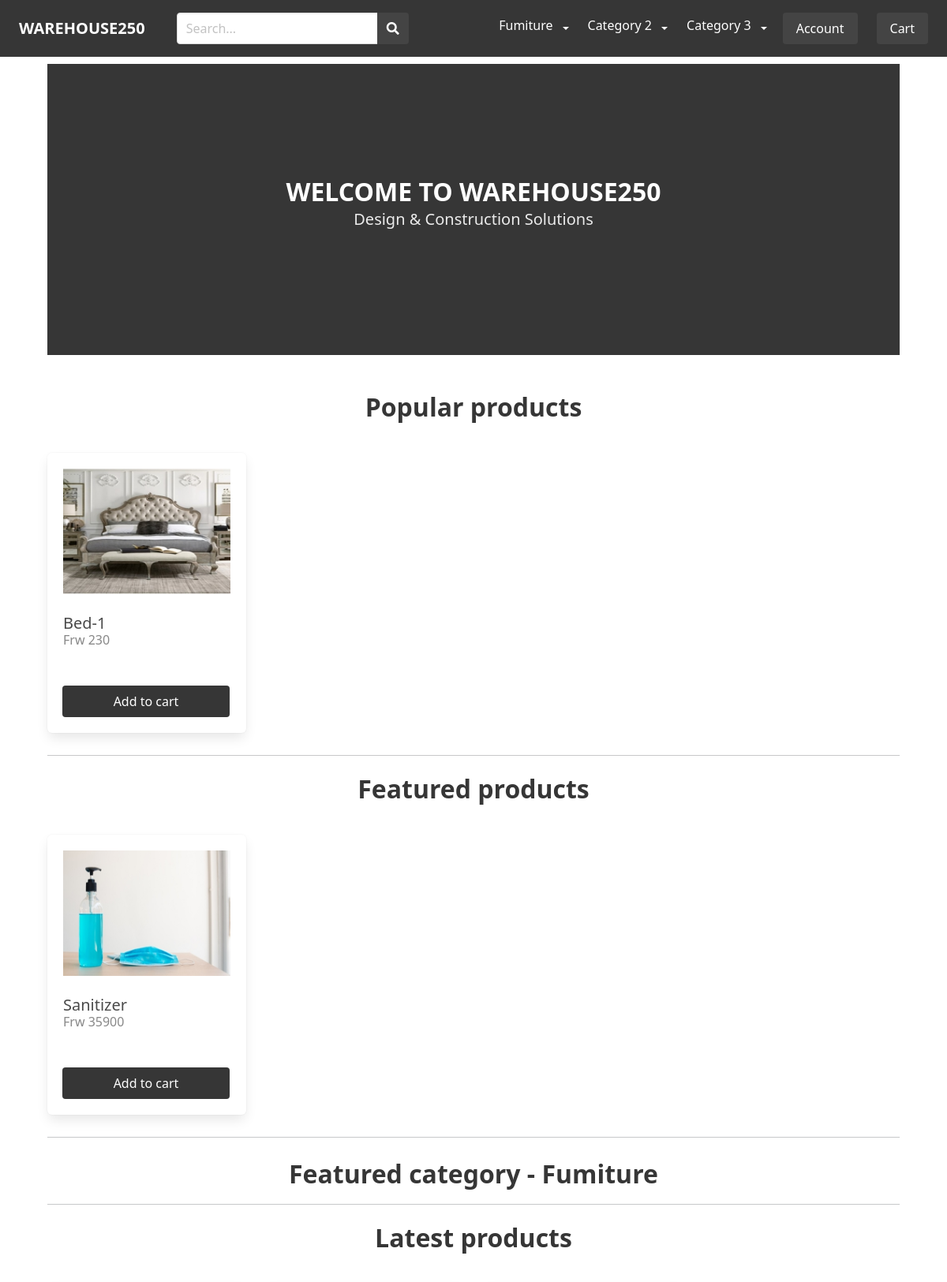
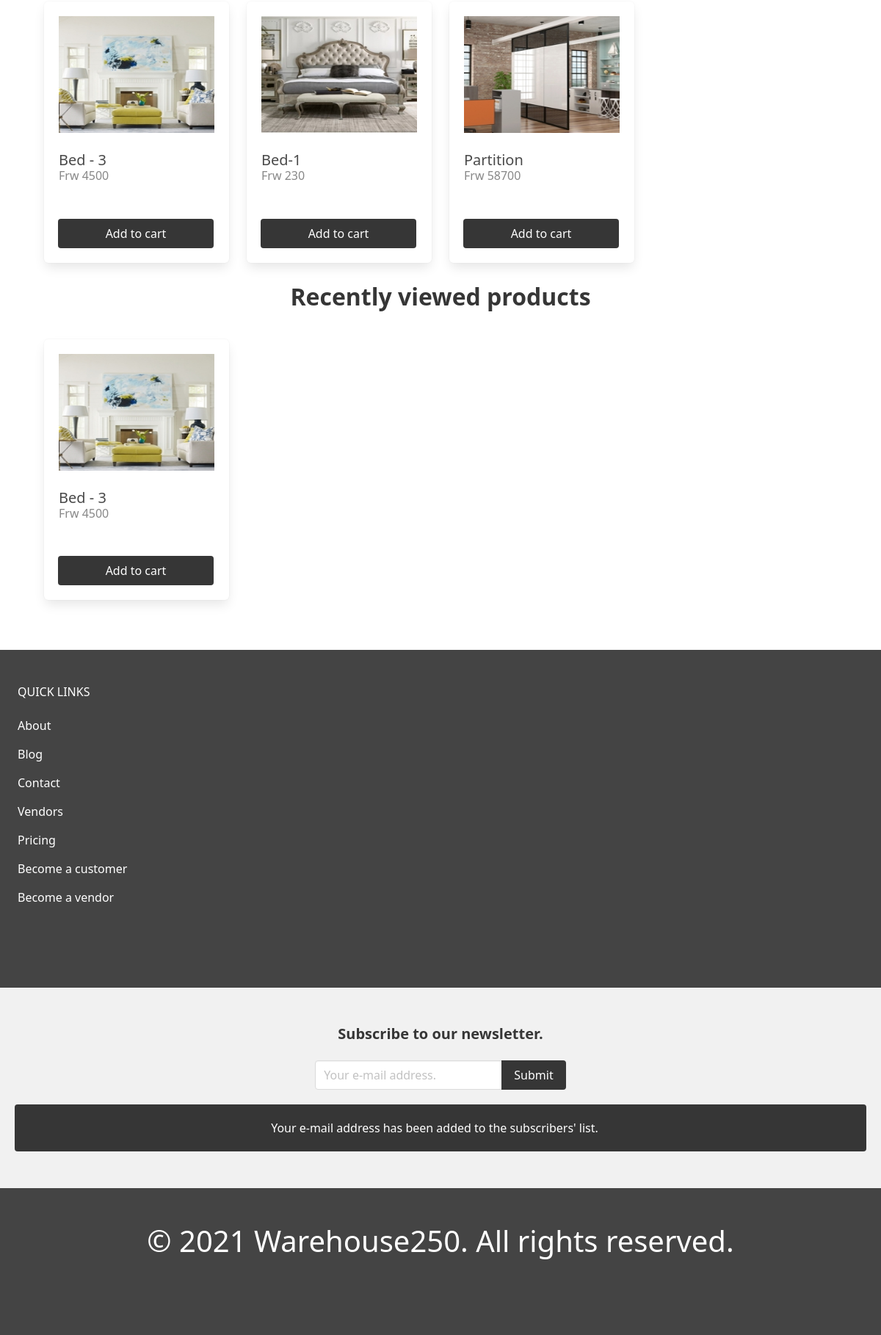
The page / on the database its author committed (2 pictures, top to bottom).
### apps/product/models.py (models this page shows, shortened)
class Category(models.Model):
    title = models.CharField(max_length=255)
    slug = models.SlugField(max_length=255)
    ordering = models.IntegerField(default=0)
    is_featured = models.BooleanField(default=False)
    class Meta:
        ordering = ['ordering']
        verbose_name_plural = 'Categories'

class Product(models.Model):
    category = models.ForeignKey(
        SubSubCategory, related_name='products', on_delete=models.CASCADE)
    parent = models.ForeignKey(
        'self', related_name='variants', on_delete=models.CASCADE, blank=True, null=True)
    vendor = models.ForeignKey(
        Vendor, related_name='products', on_delete=models.CASCADE)
    title = models.CharField(max_length=255)
    slug = models.SlugField(max_length=255)
    description = models.TextField(blank=True, null=True)
    price = models.DecimalField(max_digits=6, decimal_places=0)
    date_added = models.DateTimeField(auto_now_add=True)
    image = models.ImageField(upload_to='uploads/', blank=True, null=True)
    thumbnail = models.ImageField(upload_to='uploads/', blank=True, null=True)
    is_featured = models.BooleanField(default=False)
    num_available = models.IntegerField(default=1)
    num_visits = models.IntegerField(default=0)
    last_visit = models.DateTimeField(blank=True, null=True)
    pickup_available = models.BooleanField(default=False)
    visible = models.BooleanField(default=False)
    class Meta:
        ordering = ['-date_added']
    def get_thumbnail(self):
        if self.thumbnail:
            return self.thumbnail.url

### apps/core/views.py (the view)
# urls.py: path('', views.frontpage, name='frontpage'),
def frontpage(request):
    newest_products = Product.objects.filter(
        parent=None)[0:4]
    featured_products = Product.objects.filter(is_featured=True)[0:4]
    featured_categories = Category.objects.filter(is_featured=True)
    popular_products = Product.objects.all().order_by('-num_visits')[0:4]
    recently_viewed_products = Product.objects.all().order_by(
        '-last_visit')[0:4]
    return render(request, 'core/frontpage.html', {'newest_products': newest_products, 'featured_products': featured_products, 'featured_categories': featured_categories, 'popular_products': popular_products, 'recently_viewed_products': recently_viewed_products})

### apps/cart/cart.py (called while the page is built)
    def __len__(self):
        sum_quantity = 0
        for item in self.cart.values():
            if 'quantity' in item:
                sum_quantity += item['quantity']
        return sum_quantity

### apps/cart/context_processors.py (called while the page is built)
def cart(request):
    return {'cart': Cart(request)}

### apps/product/context_processors.py (called while the page is built)
def menu_categories(request):
    categories = Category.objects.all()
    for category in categories:
        subcategories = SubCategory.objects.filter(category=category)
        for subcategory in subcategories:
            subsubcategories = SubSubCategory.objects.filter(sub_category = subcategory)
            if len(subsubcategories) > 0:
                subcategory.children = subsubcategories
                subcategory.has_children = True
            else:
                subcategory.has_children = False
        if len(subcategories) > 0:
            category.children = subcategories
            category.has_children = True
        else:
            category.has_children = False
    return {'menu_categories': categories}

### apps/core/templates/core/frontpage.html (shortened to what this page needs)
{% extends 'core/base.html' %}
{% block content %}
    <section class="hero is-medium is-dark">
        <div class="hero-body">
                <div class="container has-text-centered">
                    <p class="title">
                        WELCOME TO WAREHOUSE250
                    </p>
                     <p class="subtitle">
                        Design & Construction Solutions
                    </p>
            </div>
        </div>
    </section>
    <div class="columns is-multiline mb-2">
        <div class="column is-12 mt-5 mb-2">
            <h2 class="title has-text-centered">Popular products</h2>
        </div>
        {% for product in popular_products %}
            {% if product.vendor.enabled and product.visible %}
                {% include 'product/parts/list_item.html' %}
            {% endif %}
        {% endfor %}
    </div>
    <hr>
    <div class="columns is-multiline mb-2">
        <div class="column is-12 mt-2 mb-2">
            <h2 class="title has-text-centered">Featured products</h2>
        </div>
        {% for product in featured_products %}
            {% if product.vendor.enabled and product.visible %}
                {% include 'product/parts/list_item.html' %}
            {% endif %}
        {% endfor %}
    </div>
    <hr>
    <div class="featured-categories">
        {% for category in featured_categories %}
            <div class="column is-12 mt-2 mb-2">
                <h2 class="title has-text-centered">Featured category - {{ category.title }}</h2>
            </div>
        {% endfor %}
    </div>
     <hr>
    <div class="columns is-multiline mb-2">
        <div class="column is-12 mt-2 mb-2">
            <h2 class="title has-text-centered">Latest products</h2>
        </div>
        {% for product in newest_products %}
            {% if product.vendor.enabled and product.visible %}
                {% include 'product/parts/list_item.html' %}
            {% endif %}
        {% endfor %}
    </div>
     <div class="columns is-multiline mb-2">
        <div class="column is-12 mt-2 mb-2">
            <h2 class="title has-text-centered">Recently viewed products</h2>
        </div>
        {% for product in recently_viewed_products %}
            {% if product.vendor.enabled and product.visible %}
                {% include 'product/parts/list_item.html' %}
            {% endif %}
        {% endfor %}
    </div>
{% endblock %}

### apps/core/templates/core/base.html (shortened to what this page needs)
{% load static %}
<!DOCTYPE html>
<html>
    <head>
        <link rel="stylesheet" href="https://cdn.jsdelivr.net/npm/bulma@0.9.1/css/bulma.min.css">
        <link rel="stylesheet" href="https://cdnjs.cloudflare.com/ajax/libs/font-awesome/5.15.3/css/all.min.css">
        <link rel="stylesheet" href="{% static 'styles/main.css' %}">
        <link href="https://cdn.jsdelivr.net/npm/bootstrap@5.0.0-beta2/dist/css/bootstrap.min.css" rel="stylesheet">
    </head>
    <body>
        <nav class="navbar navbar-expand-lg is-dark is-fixed-top">
            <div class="container-fluid">
               <div class="navbar-brand">
                <a href="/" class="navbar-item"><strong>WAREHOUSE250</strong></a>
            </div>
             <div class="collapse navbar-collapse" id="main_nav">
                <div class="navbar-start">
                    <div class="navbar-item">
                        <form method="get" action="{% url 'search' %}">
                            <div class="field has-addons">
                                <div class="control">
                                    <input type="text" class="input" placeholder="Search..." name="query">
                                </div>
                                <div class="control">
                                    <button class="button is-dark">
                                        <span class="icon"><i class="fas fa-search"></i></span>
                                    </button>
                                </div>
                            </div>
                        </form>
                    </div>
                </div>
               <ul class="navbar-nav">
                {% for category in menu_categories %}
                    {% if category.has_children %}
                        <li class="nav-item dropdown">
                            <a class="dropdown-item main-item" href="{% url 'category' category.slug %}" >
                                {{ category.title }}
                            </a>
                            <a class="nav-link dropdown-toggle" href="#" data-bs-toggle="dropdown"> </a>
                        </li>
                    {% else %}
                        <li class="nav-item"><a class="nav-link" href="{% url 'category' category.slug %}"> {{ category.title }} </a></li>
                    {% endif %}
                {% endfor %}
               </ul>
               <div class="navbar-item">
                {% if request.user.is_authenticated%}
                    {% if request.session.customer %}
                        <a href="{% url 'myaccount' %}" class="button is-dark">{{ request.session.username }}</a>
                    {% else %}
                        <a href="{% url 'vendor_admin' %}" class="button is-dark">{{ request.session.username }}</a>
                    {% endif %}
            </div>
            <div class="navbar-item">
                <a href="{% url 'logout' %}" class="button is-danger ">Log out</a>
                {% else %}
                <a href="{% url 'login' %}" class="button is-dark">Account</a>
                {% endif %}
            </div>
            <div class="navbar-item">
                <a href="{% url 'cart' %}" class="button is-dark">Cart{% if cart %} ({{ cart|length }}){% endif %}</a>
            </div>
             </div>
            </div>
           </nav>
        <section class="section">
            <div class="container">
            {% block content %}
            {% endblock  %}
            </div>
        </section>
        <footer class="footer">
            <h3 class="is-size-6 mb-4">QUICK LINKS</h3>
            <a href="{% url 'about' %}">About</a><br>
            <a href="{% url 'index' %}">Blog</a><br>
            <a href="{% url 'contact' %}">Contact</a><br>
            <a href="{% url 'vendors' %}">Vendors</a><br>
            <a href="{% url 'pricing' %}">Pricing</a><br>
            <a href="{% url 'become_customer' %}">Become a customer</a><br>
            {% if request.user.is_authenticated and request.user.vendor.company_name%}
            <a href="{% url 'vendor_admin' %}">Vendor admin</a><br>
            {% else %}
            <a href="{% url 'become_vendor' %}">Become a vendor</a>
            {% endif %}
        </footer>
        {% include 'parts/newsletter.html' %}
        <footer class="footer">
            <h1 class="has-text-centered"> © 2021 Warehouse250. All rights reserved.</h1>
        </footer>
    </body>
</html>

### apps/product/templates/product/parts/list_item.html (shortened to what this page needs)
<div class="column is-3 product-list-item">
    <div class="box">
        <figure class="image is-4by3 mb-4">
            <a href="{% url 'product' product.category.sub_category.category.slug product.category.sub_category.slug product.category.slug product.slug %}">
                <img src="{{ product.get_thumbnail }}">
            </a>
        </figure>
        <h2 class="subtitle">{{ product.title }}</h2>
        <h3 class="price is-size-6 mb-5">Frw {{ product.price }}</h3>
        <form method="post" action=".">
            <div class="field has-addons">
                    <button class="button is-dark is-fullwidth">Add to cart</button>
            </div>
        </form>
    </div>
</div>

### apps/core/templates/parts/newsletter.html (shortened to what this page needs)
<div class="newsletter-wrapper" id="newsletter-wrapper">
    <h2 class="subtitle"><strong>Subscribe to our newsletter.</strong></h2>
    <form v-on:submit.prevent="onSubmit">
        <div class="field has-addons">
            <div class="control">
                <input type="email" v-model="email" name="email" class="input" placeholder="Your e-mail address.">
            </div>
            <div class="control">
                <button class="button is-dark">Submit</button>
            </div>
        </div>
    </form>
    <div class="notification is-dark" v-if="showSuccess">
        Your e-mail address has been added to the subscribers' list.
    </div>
</div>

### static/styles/main.css (style rules this page uses)
html { height: 100%; }
body { min-height: 100%; display: flex; flex-direction: column; }
.navbar .is-dark { background: #444; }
.footer { background: #444; margin-top:auto; }
.footer h3 { color: rgb(255, 255, 255); }
.footer h1 { color: rgb(255, 255, 255); }
.footer a { margin-bottom: 15px; display: inline-block; color: rgb(255, 255, 255); }
.product-list-item .box .subtitle { margin-bottom: 0; }
.product-list-item .box .price { color: #888; }
.newsletter-wrapper { padding: 50px 20px; text-align: center; background: #f1f1f1; }
.newsletter-wrapper .notification { margin-top: 20px; }
.newsletter-wrapper .field.has-addons { justify-content: center; }

### apps/core/templates/core/base.html (style rules this page uses)
@media all and (min-width: 992px) { a { text-decoration: none; } }
@media all and (min-width: 992px) { nav.navbar.navbar-expand-lg.is-dark.is-fixed-top a { color: white; } }
@media all and (min-width: 992px) { nav.navbar.navbar-expand-lg.is-dark.is-fixed-top a.dropdown-item { color: black; } }
@media all and (min-width: 992px) { .dropdown-item.main-item { color: white !important; font-size: 16px !important; padding-right: 0px !important; } }
@media all and (min-width: 992px) { a.dropdown-item { background-color: transparent !important; } }

### rows shown on the page
Category: title "Fumiture"
Category: title "Category 2"
Category: title "Category 3"
Product: get_thumbnail (picture), title "Bed-1", price "230"
Product: get_thumbnail (picture), title "Sanitizer", price "35900"
Product: get_thumbnail (picture), title "Bed - 3", price "4500"
Product: get_thumbnail (picture), title "Partition", price "58700"
